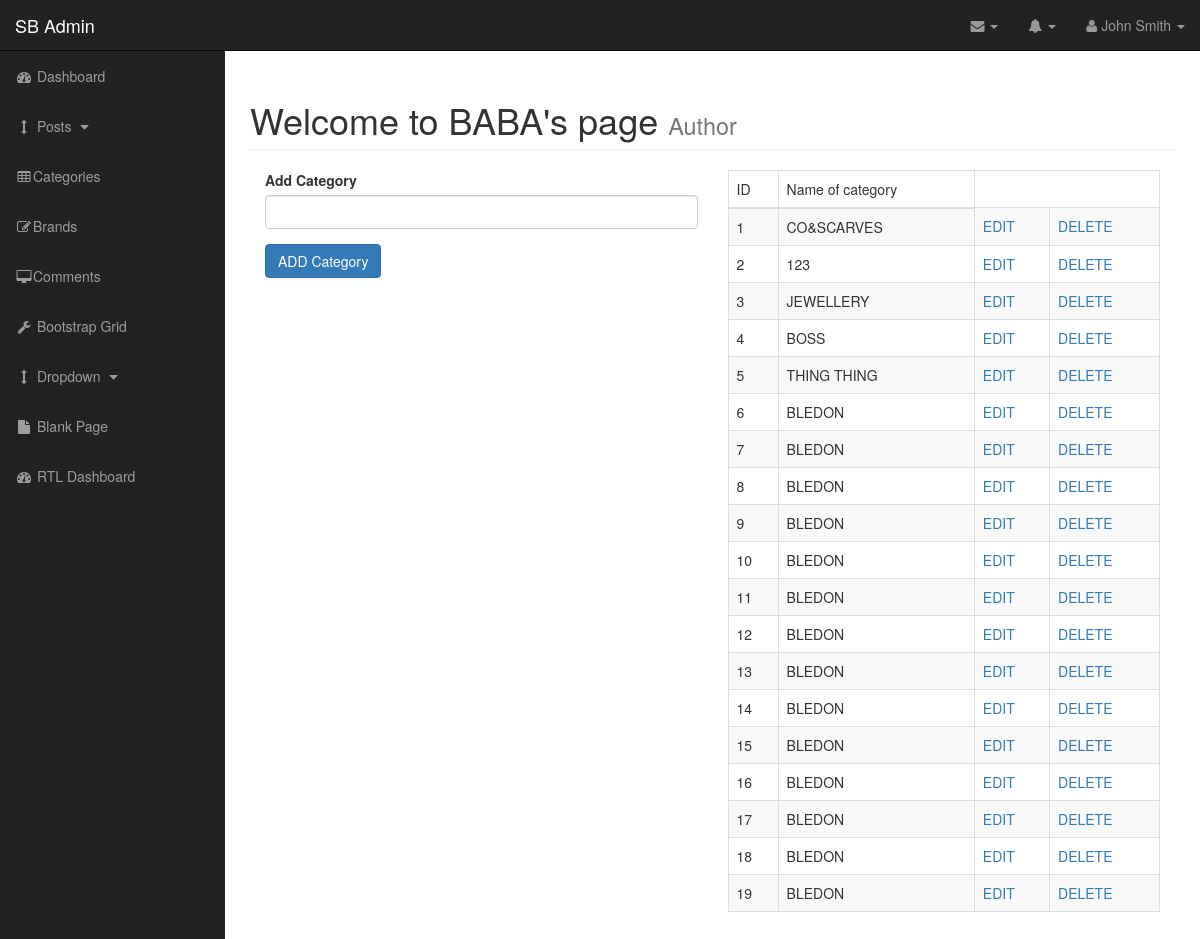
The page /admin/admin/categories.php on the database its author committed.
### tables this page shows
CREATE TABLE `category` (
  `cat_id` int(5) NOT NULL,
  `cat_title` varchar(255) NOT NULL
);

### admin/admin/functions-categorys.php (the view, shortened to what this page needs)
<?php
    function allCategories(){
        global $conn;
        $query = " SELECT * FROM category ";
        $query_category = mysqli_query($conn, $query);
        while($row = mysqli_fetch_assoc($query_category)){
            $cat_id = $row['cat_id'];
            $cat_title = $row['cat_title'];
            echo "<tr>";
            echo "<td>$cat_id</td>";
            echo "<td>$cat_title</td>";
            echo "<td><a href='categories.php?update={$cat_id}'>EDIT</a></td>";
            echo "<td><a href='categories.php?delete={$cat_id}'>DELETE</a></td>";
            echo "</tr>";
        }
    }
?>

### admin/admin/css/sb-admin.css (style rules this page uses)
body { margin-top: 100px; background-color: #222; }
@media (min-width:768px) { body { margin-top: 50px; } }

### rows shown on the page
category: cat_id "1", cat_title "CO&SCARVES"
category: cat_id "2", cat_title "123"
category: cat_id "3", cat_title "JEWELLERY"
category: cat_id "4", cat_title "BOSS"
category: cat_id "5", cat_title "THING THING"
category: cat_id "6", cat_title "BLEDON"
category: cat_id "7", cat_title "BLEDON"
category: cat_id "8", cat_title "BLEDON"
category: cat_id "9", cat_title "BLEDON"
category: cat_id "10", cat_title "BLEDON"
category: cat_id "11", cat_title "BLEDON"
category: cat_id "12", cat_title "BLEDON"
category: cat_id "13", cat_title "BLEDON"
category: cat_id "14", cat_title "BLEDON"
category: cat_id "15", cat_title "BLEDON"
category: cat_id "16", cat_title "BLEDON"
category: cat_id "17", cat_title "BLEDON"
category: cat_id "18", cat_title "BLEDON"
category: cat_id "19", cat_title "BLEDON"
